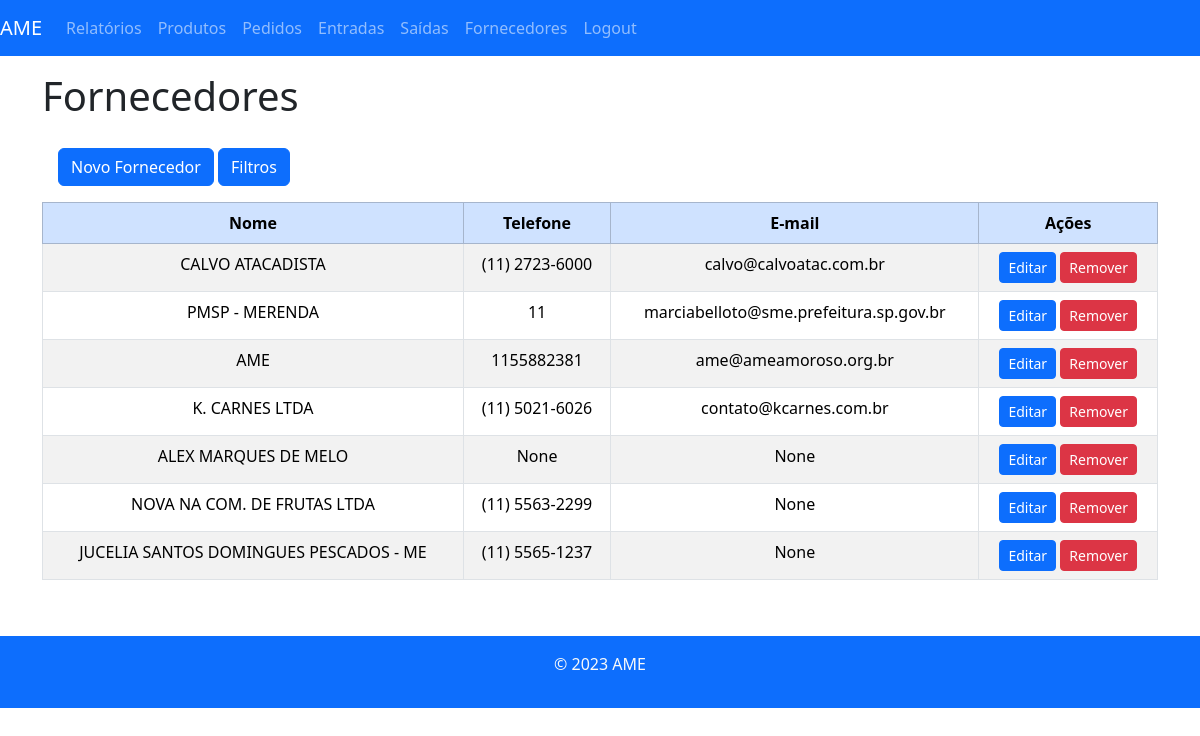
The app's page /fornecedores/ (signed in), older data.
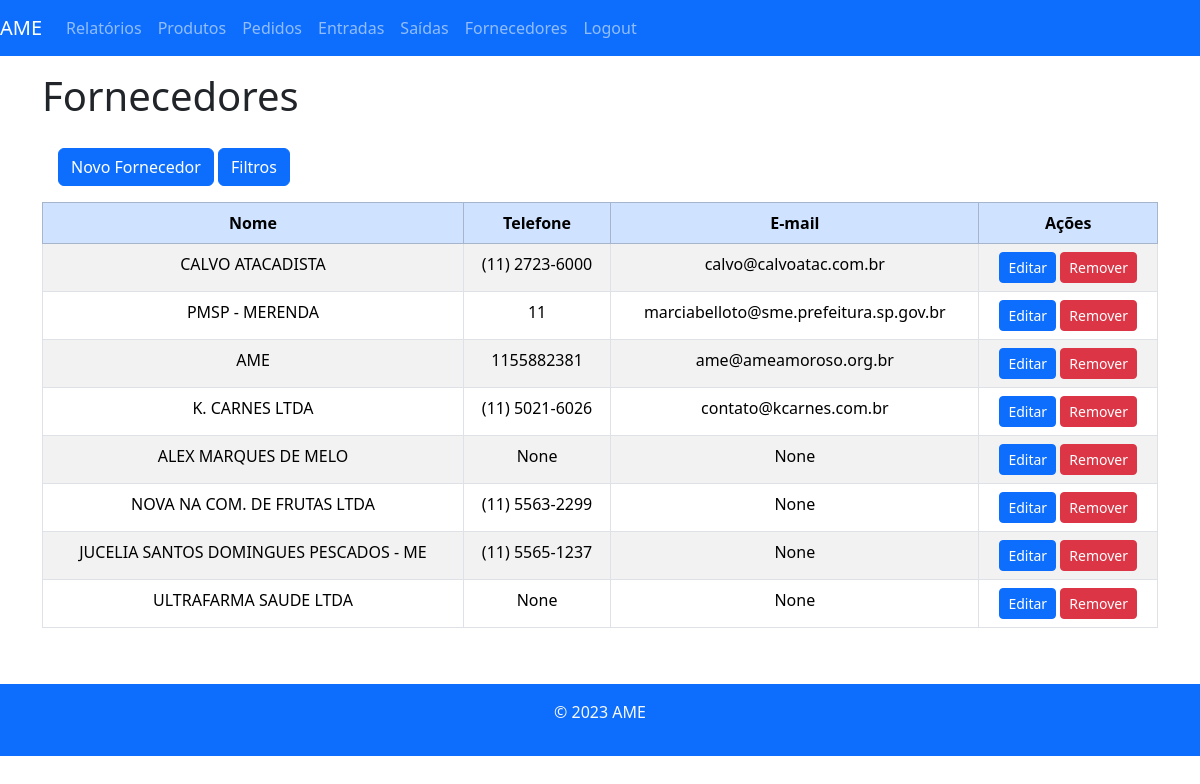
The same page, newer data.
### almoxarifado/models.py (models this page shows, shortened)
class Fornecedor(models.Model):
    nome = models.CharField(max_length=255)
    fone = models.CharField(max_length=20, blank=True, null=True)
    email = models.EmailField(blank=True, null=True)

### almoxarifado/views.py (the view)
# urls.py: path('fornecedores/', fornecedores_view, name='fornecedores'),
@login_required
def fornecedores_view(request):
    fornecedores = Fornecedor.objects.all()
    nome = request.GET.get('nome')
    fone = request.GET.get('fone')
    email = request.GET.get('email')
    if nome:
        fornecedores = fornecedores.filter(nome__icontains=nome)
    if fone:
        fornecedores = fornecedores.filter(fone__icontains=fone)
    if email:
        fornecedores = fornecedores.filter(email__icontains=email)
    if request.method == 'POST':
        form = FornecedorForm(request.POST)
        if form.is_valid():
            form.save()
            return redirect('fornecedores')
    else:
        form = FornecedorForm()
    return render(request, 'fornecedores.html', {'fornecedores': fornecedores, 'form': form})

### almoxarifado/templates/fornecedores.html (shortened to what this page needs)
{% extends 'base.html' %}
{% load django_bootstrap5 %}
{% block content %}
  <h1>Fornecedores</h1>
  <div class="container-fluid">
    <div class="row">
      <div class="col-3 text-white p-3">
        <button type="button" class="btn btn-primary mt-1" data-bs-toggle="modal" data-bs-target="#addProductModal">
          Novo Fornecedor
        </button>
        <button type="button" class="btn btn-primary mt-1" id="botaoFiltros" onClick="esconderFiltro()">
          Filtros
        </button>
      </div>
      <div class="col-9 text-dark p-3">
      </div>
    </div>
  </div>
  <div class="table-responsive">
    <table class="table table-hover table-striped table-bordered ">
      <thead class="table-primary">
        <tr>
            <th>Nome</th>
            <th>Telefone</th>
            <th>E-mail</th>
            <th>Ações</th>
          </tr>
        </thead>
        <tbody>
          {% for fornecedor in fornecedores %}
            <tr>
              <td>{{ fornecedor.nome }}</td>
              <td>{{ fornecedor.fone }}</td>
              <td>{{ fornecedor.email }}</td>
              <td class="remover_print">
                <a href="{% url 'editar_fornecedor' fornecedor_id=fornecedor.id %}" class="btn btn-primary btn-sm">Editar</a>
                <form method="post"
                    action="{% url 'remover_fornecedor' fornecedor_id=fornecedor.id %}"
                    class="d-inline">
                    <button type="submit" class="btn btn-danger btn-sm remover-produto-button"
                            data-fornecedor-id="{{ fornecedor.id }}">Remover</button>
                    </form>
              </td>
          </tr>
        {% endfor %}
      </tbody>
    </table>
  </div>
  <br>
{% endblock %}

Row changes from the older to the newer data that the page shows:
added Fornecedor: nome "ULTRAFARMA SAUDE LTDA", fone "None", email "None"
